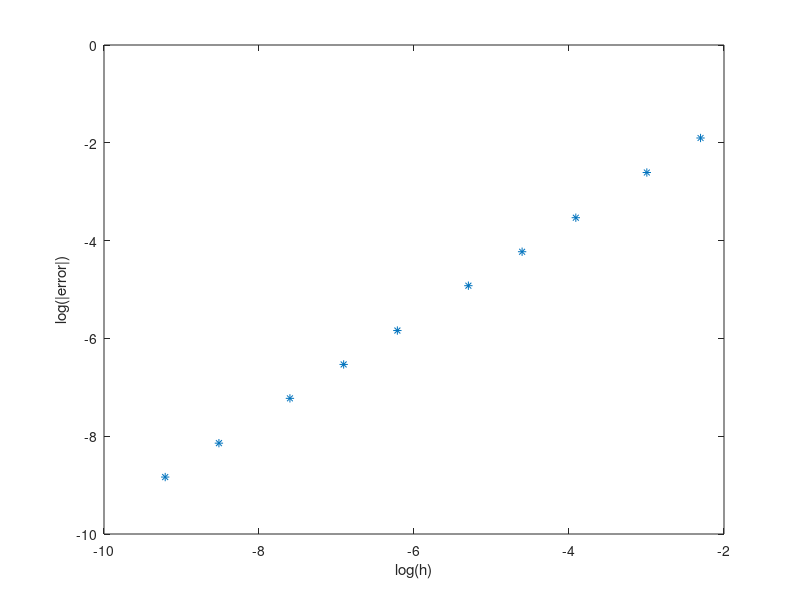

The MATLAB source for this figure:
%
% Fisica Computacional (2016-2017)
%
% Trabalho Pratico 1
% Problema 1.1 b) (Proposta de Resolucao)
%
% Author : Tiago A. Oliveira (tiago.agueda@ua.pt)
% Revisions :
% 2017/02/27 - File created.
%

clear all % clear all variable
close all % close all windows
clc       % clear terminal output

% universal constants:
g = 9.8;        % (m/s^2)   gravity acelaration

% fixed parameters:
v0 = 0.0;       % (m/s)     initial velocity
vlim = 6.8;     % (m/s)     terminal velocity
t0 = 0.0;       % (s)       initial time
tf = 0.5;       % (s)       final time

% Euler Method - parameters:
h=[0.1 0.05 0.02 0.01 0.005 0.002 0.001 0.0005 0.0002 0.0001];

% analytical solution
vz_a=-vlim*tanh(g.*tf/vlim);
    
for ih=1:length(h)
    % variable allocation
    n = tf/h(ih);                 % find size of matrix/vector
    t = t0:h(ih):tf;                % allocate and initialize t
    vz = zeros(1,n);            % allocate v_z
    vz(1) = v0;                 % initialize v_z



    for i=1:n
    vz(i+1)=vz(i)+h(ih)*g*(-1-abs(vz(i))*vz(i)/(vlim*vlim));
    end
    
    vz_fin = vz(end);
    erro(ih) = vz_fin-vz_a;
    log_mod_erro(ih)=log(abs(erro(ih)));
end

% ploting results
plot(log(h),log_mod_erro,'*')
%legend('numerical','analytical','Location','Best')
xlabel('log(h)')
ylabel('log(|error|)')

aux=polyfit(log(h),log_mod_erro,1);
fprintf('Exponent = %d \n\n', aux(1))